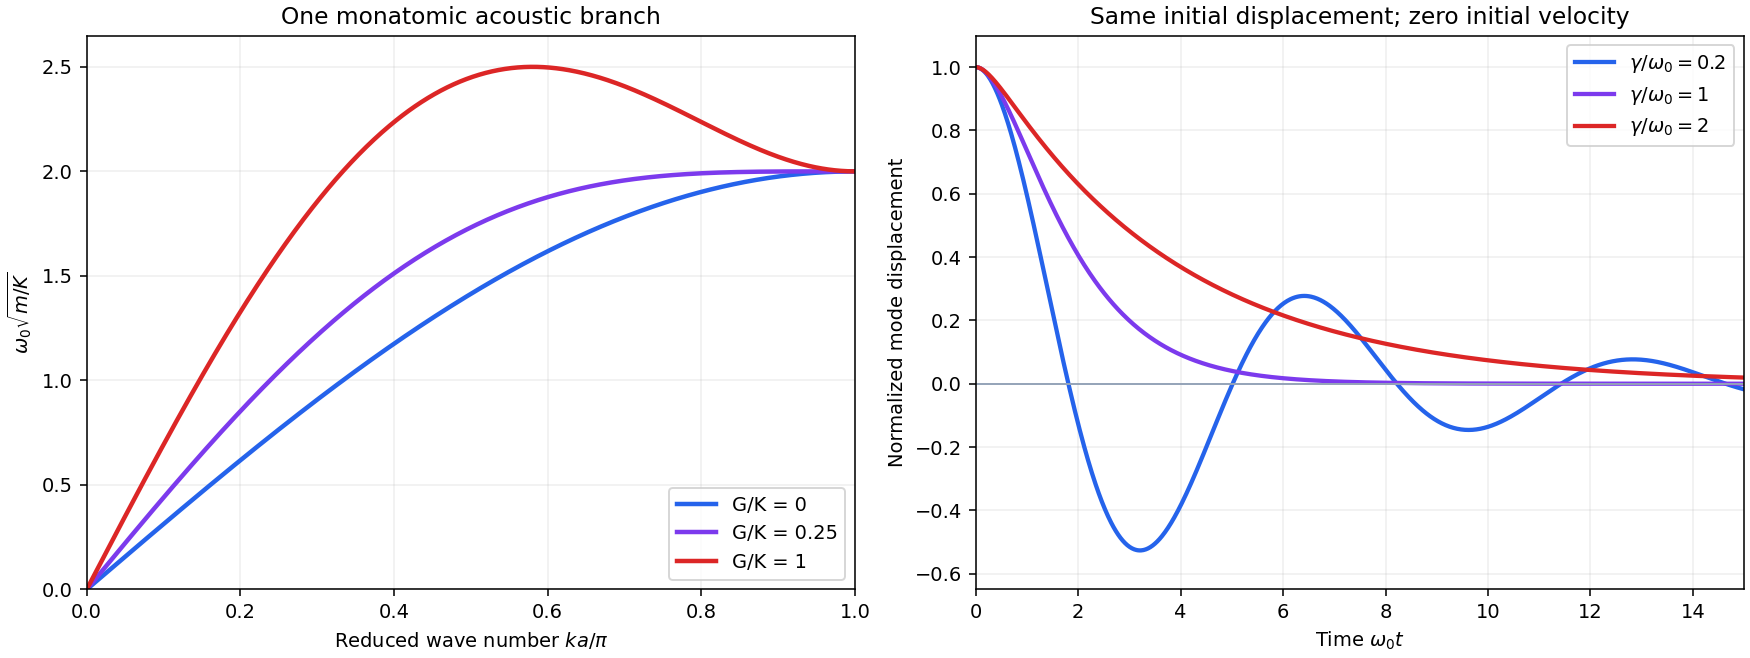

The script that drew this image:
"""Original chain dispersions and mode relaxation; Python 3.14, NumPy 2.3.5, Matplotlib 3.10.7."""
from pathlib import Path
import numpy as np
import matplotlib
matplotlib.use('Agg')
import matplotlib.pyplot as plt

fig,axs=plt.subplots(1,2,figsize=(12.5,4.7),layout='constrained',facecolor='white');x=np.linspace(0,1,600)
a=axs[0]
for ratio,col in [(0,'#2563eb'),(.25,'#7c3aed'),(1,'#dc2626')]:
 omega=2*np.sqrt(np.sin(np.pi*x/2)**2+ratio*np.sin(np.pi*x)**2);a.plot(x,omega,lw=2.3,color=col,label=f'G/K = {ratio:g}')
a.set(xlabel=r'Reduced wave number $ka/\pi$',ylabel=r'$\omega_0\sqrt{m/K}$',title='One monatomic acoustic branch',xlim=(0,1),ylim=(0,2.65));a.legend(fontsize=10,loc='lower right');a.grid(alpha=.2)
b=axs[1];t=np.linspace(0,15,1000)
for ratio,col in [(.2,'#2563eb'),(1,'#7c3aed'),(2,'#dc2626')]:
 if ratio<1:
  w=np.sqrt(1-ratio**2);u=np.exp(-ratio*t)*(np.cos(w*t)+ratio/w*np.sin(w*t))
 elif ratio==1:u=(1+t)*np.exp(-t)
 else:
  w=np.sqrt(ratio**2-1);u=(ratio+w)/(2*w)*np.exp(-(ratio-w)*t)-(ratio-w)/(2*w)*np.exp(-(ratio+w)*t)
 b.plot(t,u,color=col,lw=2.2,label=fr'$\gamma/\omega_0={ratio:g}$')
b.axhline(0,color='#94a3b8',lw=1);b.set(xlabel=r'Time $\omega_0t$',ylabel='Normalized mode displacement',title='Same initial displacement; zero initial velocity',xlim=(0,15),ylim=(-.65,1.1));b.legend(fontsize=10,loc='upper right');b.grid(alpha=.2)
fig.savefig(Path.cwd()/Path(__file__).with_suffix('.png').name,dpi=140,facecolor='white')
